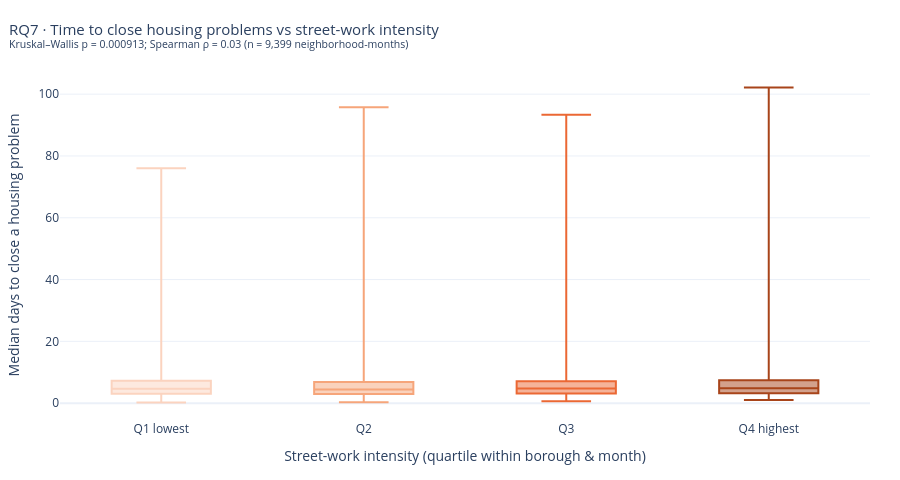

Notebook source saved alongside this figure:
### Markdown cell above
### RQ7. Are housing complaints closed more slowly in neighborhood-months with heavy street work?

**Why it matters:** Street work may make buildings harder to reach or repairs harder to finish (e.g. waiting for utilities).

**Method:** Neighborhood-months with at least 5 problems. Street-work intensity = quartile of permit density compared with the same borough in the same month (z-score), so busy boroughs and seasons do not drive the tiers. Kruskal-Wallis test and Spearman correlation.

**Chart choice:** Box plot by intensity quartile: compares whole distributions of a skewed variable, not just means.

### Code cell
table, fig, st = A.rq7_close_time_by_intensity(integrated)
print(f"Kruskal-Wallis p = {st['kruskal_p']:.3g} | Spearman rho = {st['rho']:.3f} (n = {st['n']:,})")
display(table)
RESULTS['rq7'] = st
save(fig, 'rq7')

### Figure 1 — Plotly figure (JSON) as saved in the notebook; plotly's stock layout.template omitted (floating-point values rounded to 4 significant figures; data arrays with more than 128 entries replaced by an {"elided": "..."} marker saying what was removed)
{"data": [{"alignmentgroup": "True", "boxpoints": false, "hovertemplate": "Street-work intensity (quartile within borough & month)=%{x}<br>Median days to close a housing problem=%{y}<extra></extra>", "legendgroup": "Q1 lowest", "marker": {"color": "#fbd3bf"}, "name": "Q1 lowest", "notched": false, "offsetgroup": "Q1 lowest", "orientation": "v", "showlegend": true, "type": "box", "x": {"elided": "2350 str values"}, "x0": " ", "xaxis": "x", "y": {"elided": "2350 float values"}, "y0": " ", "yaxis": "y"}, {"alignmentgroup": "True", "boxpoints": false, "hovertemplate": "Street-work intensity (quartile within borough & month)=%{x}<br>Median days to close a housing problem=%{y}<extra></extra>", "legendgroup": "Q2", "marker": {"color": "#f6a57a"}, "name": "Q2", "notched": false, "offsetgroup": "Q2", "orientation": "v", "showlegend": true, "type": "box", "x": {"elided": "2350 str values"}, "x0": " ", "xaxis": "x", "y": {"elided": "2350 float values"}, "y0": " ", "yaxis": "y"}, {"alignmentgroup": "True", "boxpoints": false, "hovertemplate": "Street-work intensity (quartile within borough & month)=%{x}<br>Median days to close a housing problem=%{y}<extra></extra>", "legendgroup": "Q3", "marker": {"color": "#eb6834"}, "name": "Q3", "notched": false, "offsetgroup": "Q3", "orientation": "v", "showlegend": true, "type": "box", "x": {"elided": "2349 str values"}, "x0": " ", "xaxis": "x", "y": {"elided": "2349 float values"}, "y0": " ", "yaxis": "y"}, {"alignmentgroup": "True", "boxpoints": false, "hovertemplate": "Street-work intensity (quartile within borough & month)=%{x}<br>Median days to close a housing problem=%{y}<extra></extra>", "legendgroup": "Q4 highest", "marker": {"color": "#a8441a"}, "name": "Q4 highest", "notched": false, "offsetgroup": "Q4 highest", "orientation": "v", "showlegend": true, "type": "box", "x": {"elided": "2350 str values"}, "x0": " ", "xaxis": "x", "y": {"elided": "2350 float values"}, "y0": " ", "yaxis": "y"}], "layout": {"boxmode": "overlay", "height": 480, "legend": {"orientation": "h", "title": {"text": "Street-work intensity (quartile within borough & month)"}, "tracegroupgap": 0, "x": 1, "xanchor": "right", "y": 1.0, "yanchor": "bottom"}, "margin": {"b": 60, "l": 60, "r": 30, "t": 70}, "showlegend": false, "title": {"font": {"size": 15}, "text": "RQ7 · Time to close housing problems vs street-work intensity<br><sup>Kruskal–Wallis p = 0.000913; Spearman ρ = 0.03 (n = 9,399 neighborhood-months)</sup>", "x": 0.01, "xanchor": "left"}, "xaxis": {"anchor": "y", "categoryarray": ["Q1 lowest", "Q2", "Q3", "Q4 highest"], "categoryorder": "array", "domain": [0.0, 1.0], "title": {"text": "Street-work intensity (quartile within borough & month)"}}, "yaxis": {"anchor": "x", "domain": [0.0, 1.0], "title": {"text": "Median days to close a housing problem"}}}}
